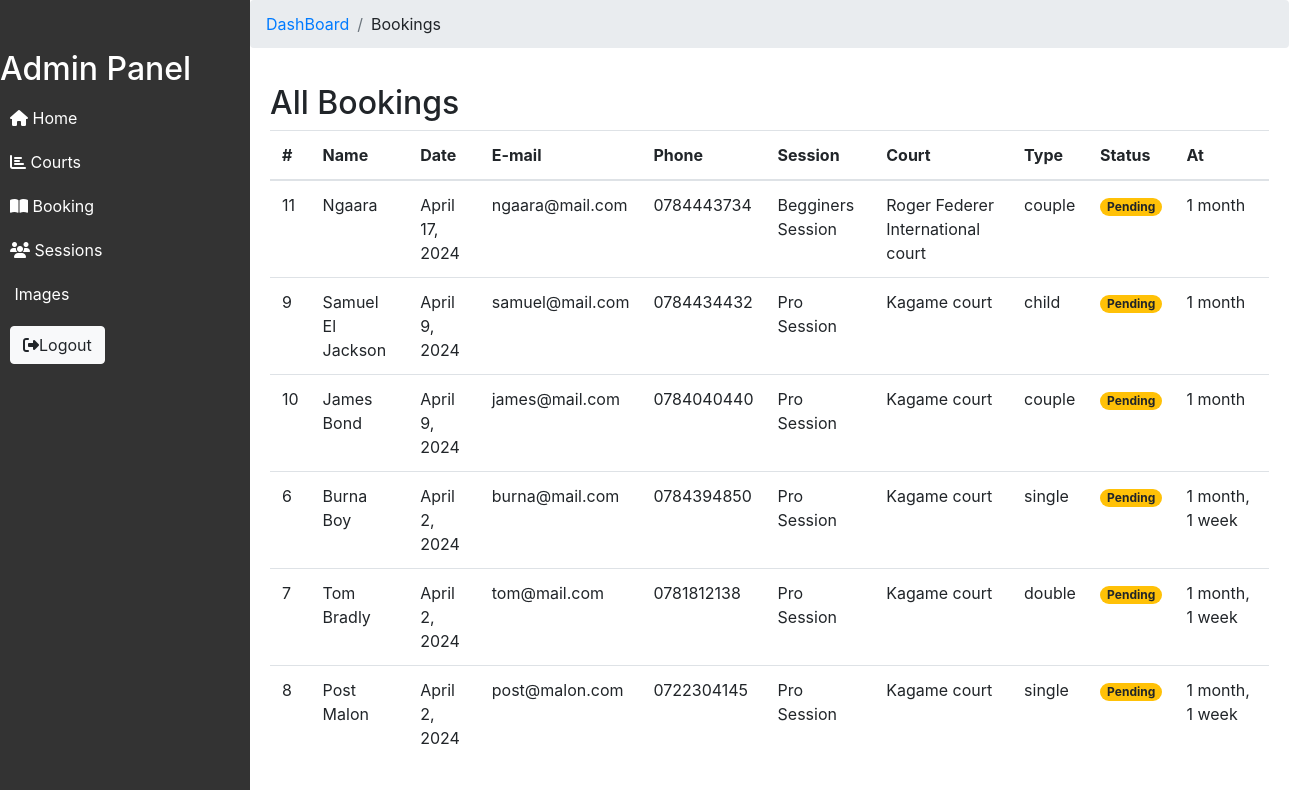
Before: /dashboard/bookings (signed in) with the older database file.
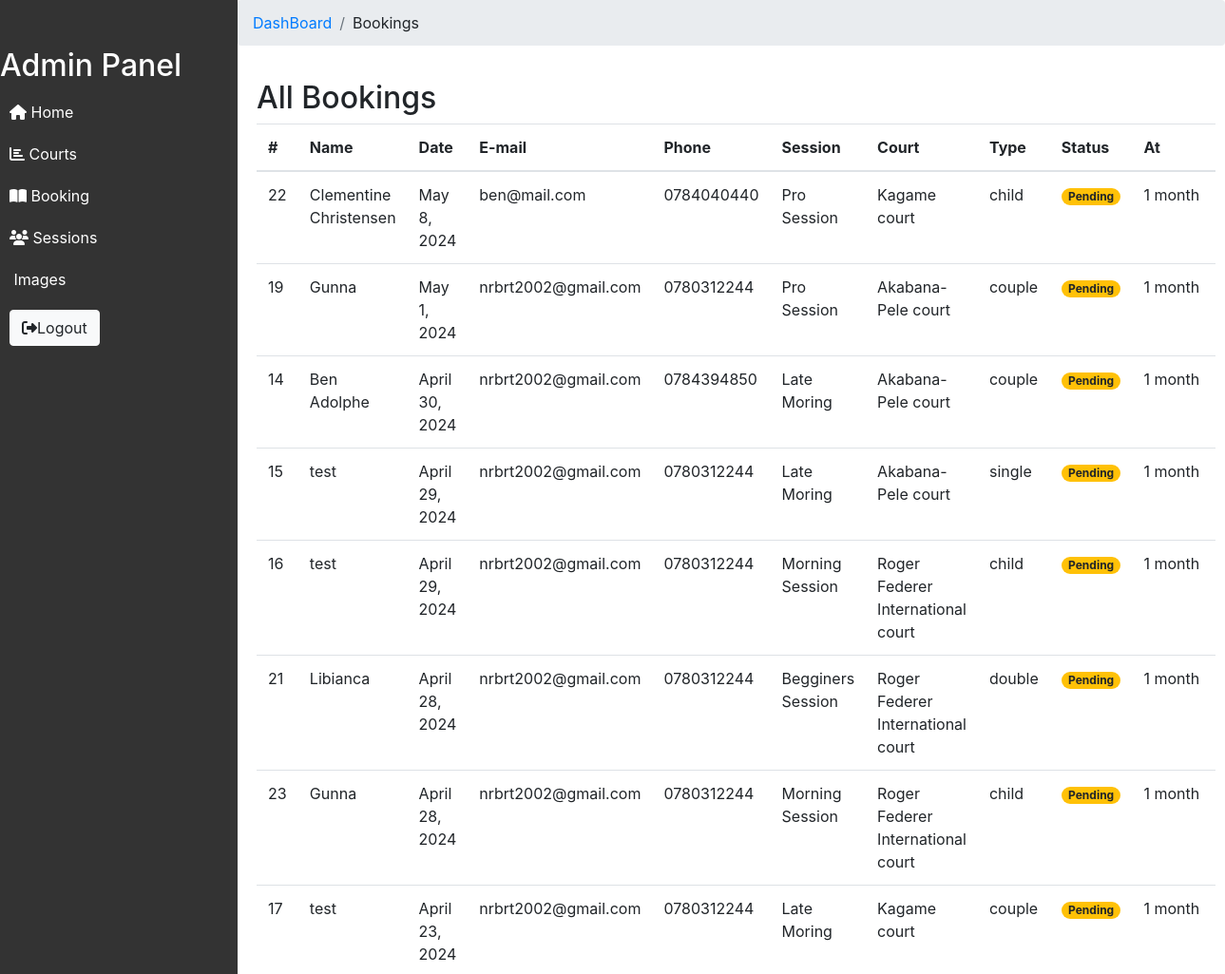
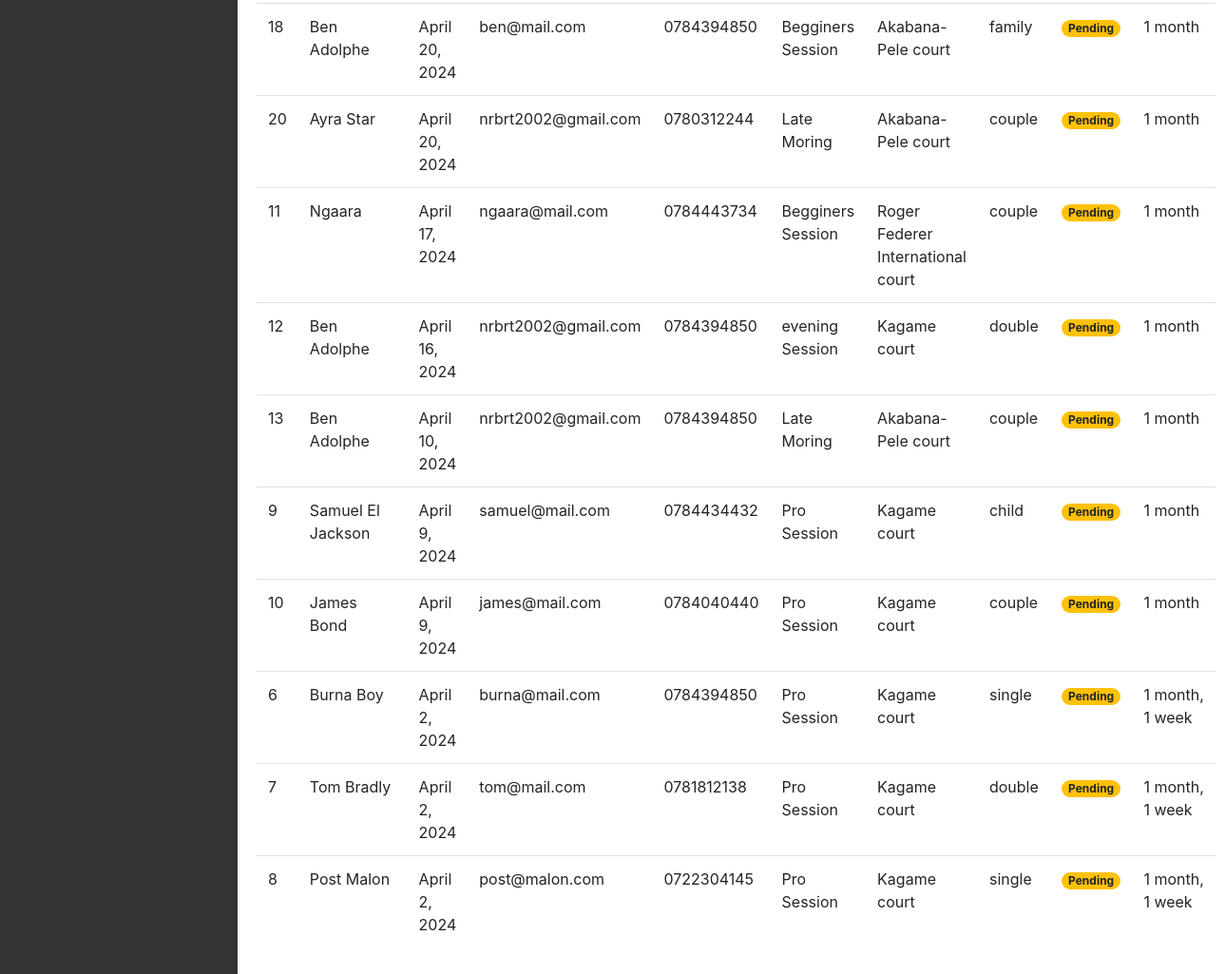
After: the same page with the newer database file (2 pictures, top to bottom).
### App/models.py (models this page shows, shortened)
class Booking(models.Model):
    date = models.DateField()
    session_id = models.ForeignKey(Sessions, on_delete=models.CASCADE)
    court_id = models.ForeignKey(Court, on_delete=models.CASCADE)
    type = models.CharField(max_length=50, choices=BOOK_TYPE)
    name = models.CharField(max_length=50)
    email = models.EmailField(null=True, blank=True)
    phone = models.CharField(max_length=10, validators=[RegexValidator(PHONE_REGEX, 'Phone number must start with 07 and have 8 digits')])
    status = models.CharField(max_length=10, choices=STATUS, default='pendig')
    created_at = models.DateTimeField(auto_now_add=True)
    updated_at = models.DateTimeField(auto_now=True)
    class Meta:
        ordering = ['-date']

class Sessions(models.Model):
    name = models.CharField(max_length=50, unique=True)
    startTime = models.TimeField()
    endTime = models.TimeField()
    created_at = models.DateTimeField(auto_now_add=True)
    updated_at = models.DateTimeField(auto_now=True)
    class Meta:
        ordering = ['-created_at']
    def __str__(self):
        return self.name

class Court(models.Model):
    name = models.CharField(max_length=50, unique=True)
    court_type = models.CharField(max_length=20, choices=COURT_TYPES)
    court_location = models.CharField(max_length=20, choices=COURT_LOCATION)
    has_lighting = models.BooleanField(default=False)
    is_available = models.BooleanField(default=True)
    pre_image = models.ImageField(upload_to='static/img/upload', null=False)
    description = models.TextField(null=True);
    created_at = models.DateTimeField(auto_now_add=True)
    updated_at = models.DateTimeField(auto_now=True)
    class Meta:
        ordering = ['-created_at']
    def __str__(self):
        return self.name

### App/views.py (the view)
# urls.py: path('dashboard/bookings', views.bookings, name="admin-bookings"),
@login_required
def bookings(request):
   bookings = Booking.objects.all()
   context = {'bookings': bookings}
   return render(request, 'admin/admin-bookings.html', context)

### App/templates/App/admin/admin-bookings.html (shortened to what this page needs)
{% include 'includes/admin-header.html' %}
{% include 'includes/admin-nav.html' %}
<div class="content" style="padding: 0px;">
    <nav aria-label="breadcrumb">
        <ol class="breadcrumb">
            <li class="breadcrumb-item"><a href="{% url 'dashboard' %}">DashBoard</a></li>
            <li class="breadcrumb-item">Bookings</li>
        </ol>
    </nav>
    <div style="padding: 20px;">
        <h2>All Bookings</h2>
        <table class="table table-hover" id="myTable">
            <thead>
                <tr>
                    <th>#</th>
                    <th>Name</th>
                    <th>Date</th>
                    <th>E-mail</th>
                    <th>Phone</th>
                    <th>Session</th>
                    <th>Court</th>
                    <th>Type</th>
                    <th>Status</th>
                    <th>At</th>
                </tr>
            </thead>
            <tbody>
                {% for booking in bookings %}
            <tr>
                <td>{{booking.id}}</td>
                <td>{{booking.name}}</td>
                <td>{{booking.date}}</td>
                <td>{{booking.email}}</td>
                <td>{{booking.phone}}</td>
                <td>{{booking.session_id}}</td>
                <td>{{booking.court_id}}</td>
                <td>{{booking.type}}</td>
                {%if booking.status == "pendig" %}
                <td><span class="badge badge-pill badge-warning">Pending</span></td>
                {% elif booking.status == "paid" %}
                <td><span class="badge badge-pill badge-success">Payed</span></td>
                {% elif booking.status == "done" %}
                <td><span class="badge badge-pill badge-success">Complited</span></td>
                {% elif booking.status == "cancled" %}
                <td><span class="badge badge-pill badge-danger">Cancled</span></td>
                {% endif %}
                <td>{{booking.created_at | timesince}}</td>
            </tr>
            {% endfor%}
            </tbody>
        </table>
    </div>
</div>
{% include 'includes/admin-footer.html' %}

Changed rows visible on the page:
added Booking: id "22", name "Clementine Christensen", date "May 8, 2024", email "ben@mail.com", phone "0784040440", session_id "Pro Session", court_id "Kagame court", type "child", status "Pending", created_at "1 month"
added Booking: id "19", name "Gunna", date "May 1, 2024", email "nrbrt2002@gmail.com", phone "0780312244", session_id "Pro Session", court_id "Akabana-Pele court", type "couple", status "Pending", created_at "1 month"
added Booking: id "14", name "Ben Adolphe", date "April 30, 2024", email "nrbrt2002@gmail.com", phone "0784394850", session_id "Late Moring", court_id "Akabana-Pele court", type "couple", status "Pending", created_at "1 month"
added Booking: id "15", name "test", date "April 29, 2024", email "nrbrt2002@gmail.com", phone "0780312244", session_id "Late Moring", court_id "Akabana-Pele court", type "single", status "Pending", created_at "1 month"
added Booking: id "16", name "test", date "April 29, 2024", email "nrbrt2002@gmail.com", phone "0780312244", session_id "Morning Session", court_id "Roger Federer International court", type "child", status "Pending", created_at "1 month"
added Booking: id "21", name "Libianca", date "April 28, 2024", email "nrbrt2002@gmail.com", phone "0780312244", session_id "Begginers Session", court_id "Roger Federer International court", type "double", status "Pending", created_at "1 month"
added Booking: id "23", name "Gunna", date "April 28, 2024", email "nrbrt2002@gmail.com", phone "0780312244", session_id "Morning Session", court_id "Roger Federer International court", type "child", status "Pending", created_at "1 month"
added Booking: id "17", name "test", date "April 23, 2024", email "nrbrt2002@gmail.com", phone "0780312244", session_id "Late Moring", court_id "Kagame court", type "couple", status "Pending", created_at "1 month"
added Booking: id "18", name "Ben Adolphe", date "April 20, 2024", email "ben@mail.com", phone "0784394850", session_id "Begginers Session", court_id "Akabana-Pele court", type "family", status "Pending", created_at "1 month"
added Booking: id "20", name "Ayra Star", date "April 20, 2024", email "nrbrt2002@gmail.com", phone "0780312244", session_id "Late Moring", court_id "Akabana-Pele court", type "couple", status "Pending", created_at "1 month"
added Booking: id "12", name "Ben Adolphe", date "April 16, 2024", email "nrbrt2002@gmail.com", phone "0784394850", session_id "evening Session", court_id "Kagame court", type "double", status "Pending", created_at "1 month"
added Booking: id "13", name "Ben Adolphe", date "April 10, 2024", email "nrbrt2002@gmail.com", phone "0784394850", session_id "Late Moring", court_id "Akabana-Pele court", type "couple", status "Pending", created_at "1 month"
